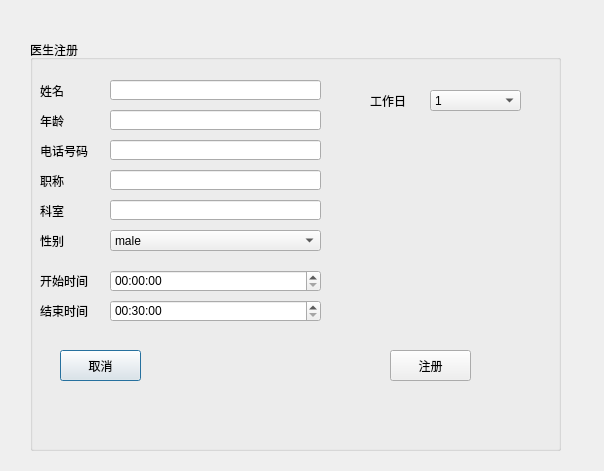
<?xml version="1.0" encoding="UTF-8"?>
<ui version="4.0">
 <class>logindoctor</class>
 <widget class="QDialog" name="logindoctor">
  <property name="geometry">
   <rect>
    <x>0</x>
    <y>0</y>
    <width>604</width>
    <height>471</height>
   </rect>
  </property>
  <property name="windowTitle">
   <string>Dialog</string>
  </property>
  <widget class="QGroupBox" name="groupBox">
   <property name="geometry">
    <rect>
     <x>30</x>
     <y>40</y>
     <width>531</width>
     <height>411</height>
    </rect>
   </property>
   <property name="title">
    <string>医生注册</string>
   </property>
   <widget class="QLabel" name="label">
    <property name="geometry">
     <rect>
      <x>10</x>
      <y>40</y>
      <width>51</width>
      <height>21</height>
     </rect>
    </property>
    <property name="text">
     <string>姓名</string>
    </property>
   </widget>
   <widget class="QLabel" name="label_2">
    <property name="geometry">
     <rect>
      <x>10</x>
      <y>70</y>
      <width>51</width>
      <height>21</height>
     </rect>
    </property>
    <property name="text">
     <string>年龄</string>
    </property>
   </widget>
   <widget class="QLabel" name="label_3">
    <property name="geometry">
     <rect>
      <x>10</x>
      <y>100</y>
      <width>51</width>
      <height>21</height>
     </rect>
    </property>
    <property name="text">
     <string>电话号码</string>
    </property>
   </widget>
   <widget class="QLabel" name="label_4">
    <property name="geometry">
     <rect>
      <x>10</x>
      <y>130</y>
      <width>51</width>
      <height>21</height>
     </rect>
    </property>
    <property name="text">
     <string>职称</string>
    </property>
   </widget>
   <widget class="QLabel" name="label_5">
    <property name="geometry">
     <rect>
      <x>10</x>
      <y>160</y>
      <width>51</width>
      <height>21</height>
     </rect>
    </property>
    <property name="text">
     <string>科室</string>
    </property>
   </widget>
   <widget class="QLabel" name="label_6">
    <property name="geometry">
     <rect>
      <x>10</x>
      <y>190</y>
      <width>51</width>
      <height>21</height>
     </rect>
    </property>
    <property name="text">
     <string>性别</string>
    </property>
   </widget>
   <widget class="QLabel" name="label_7">
    <property name="geometry">
     <rect>
      <x>10</x>
      <y>230</y>
      <width>51</width>
      <height>21</height>
     </rect>
    </property>
    <property name="text">
     <string>开始时间</string>
    </property>
   </widget>
   <widget class="QLabel" name="label_8">
    <property name="geometry">
     <rect>
      <x>10</x>
      <y>260</y>
      <width>51</width>
      <height>21</height>
     </rect>
    </property>
    <property name="text">
     <string>结束时间</string>
    </property>
   </widget>
   <widget class="QLineEdit" name="nameedit">
    <property name="geometry">
     <rect>
      <x>80</x>
      <y>40</y>
      <width>211</width>
      <height>20</height>
     </rect>
    </property>
   </widget>
   <widget class="QLineEdit" name="ageedit">
    <property name="geometry">
     <rect>
      <x>80</x>
      <y>70</y>
      <width>211</width>
      <height>20</height>
     </rect>
    </property>
   </widget>
   <widget class="QLineEdit" name="numberedit">
    <property name="geometry">
     <rect>
      <x>80</x>
      <y>100</y>
      <width>211</width>
      <height>20</height>
     </rect>
    </property>
   </widget>
   <widget class="QLineEdit" name="titledit">
    <property name="geometry">
     <rect>
      <x>80</x>
      <y>130</y>
      <width>211</width>
      <height>20</height>
     </rect>
    </property>
   </widget>
   <widget class="QLineEdit" name="departmentedit">
    <property name="geometry">
     <rect>
      <x>80</x>
      <y>160</y>
      <width>211</width>
      <height>20</height>
     </rect>
    </property>
   </widget>
   <widget class="QComboBox" name="gender">
    <property name="geometry">
     <rect>
      <x>80</x>
      <y>190</y>
      <width>211</width>
      <height>21</height>
     </rect>
    </property>
    <item>
     <property name="text">
      <string>male</string>
     </property>
    </item>
    <item>
     <property name="text">
      <string>female</string>
     </property>
    </item>
   </widget>
   <widget class="QTimeEdit" name="timebegin">
    <property name="geometry">
     <rect>
      <x>80</x>
      <y>230</y>
      <width>211</width>
      <height>22</height>
     </rect>
    </property>
   </widget>
   <widget class="QTimeEdit" name="timeEdit_2">
    <property name="geometry">
     <rect>
      <x>80</x>
      <y>260</y>
      <width>211</width>
      <height>22</height>
     </rect>
    </property>
    <property name="time">
     <time>
      <hour>0</hour>
      <minute>30</minute>
      <second>0</second>
     </time>
    </property>
   </widget>
   <widget class="QPushButton" name="pushButton">
    <property name="geometry">
     <rect>
      <x>30</x>
      <y>310</y>
      <width>81</width>
      <height>31</height>
     </rect>
    </property>
    <property name="text">
     <string>取消</string>
    </property>
   </widget>
   <widget class="QPushButton" name="pushButton_2">
    <property name="geometry">
     <rect>
      <x>360</x>
      <y>310</y>
      <width>81</width>
      <height>31</height>
     </rect>
    </property>
    <property name="text">
     <string>注册</string>
    </property>
   </widget>
   <widget class="QLabel" name="label_9">
    <property name="geometry">
     <rect>
      <x>340</x>
      <y>50</y>
      <width>51</width>
      <height>21</height>
     </rect>
    </property>
    <property name="text">
     <string>工作日</string>
    </property>
   </widget>
   <widget class="QComboBox" name="comboBox">
    <property name="geometry">
     <rect>
      <x>400</x>
      <y>50</y>
      <width>91</width>
      <height>21</height>
     </rect>
    </property>
    <item>
     <property name="text">
      <string>1</string>
     </property>
    </item>
    <item>
     <property name="text">
      <string>2</string>
     </property>
    </item>
    <item>
     <property name="text">
      <string>3</string>
     </property>
    </item>
    <item>
     <property name="text">
      <string>4</string>
     </property>
    </item>
    <item>
     <property name="text">
      <string>5</string>
     </property>
    </item>
    <item>
     <property name="text">
      <string>6</string>
     </property>
    </item>
    <item>
     <property name="text">
      <string>7</string>
     </property>
    </item>
   </widget>
  </widget>
 </widget>
 <resources/>
 <connections>
  <connection>
   <sender>pushButton</sender>
   <signal>clicked()</signal>
   <receiver>logindoctor</receiver>
   <slot>close()</slot>
   <hints>
    <hint type="sourcelabel">
     <x>100</x>
     <y>365</y>
    </hint>
    <hint type="destinationlabel">
     <x>301</x>
     <y>235</y>
    </hint>
   </hints>
  </connection>
 </connections>
</ui>
